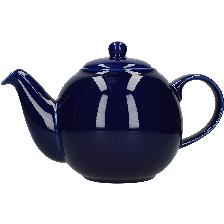
#> input picture 404CTF2023/IA/LePetitChat/fichier a supprimer de test/teapot.v2.png, 224 x 224 px
$ python v2-v3.match_both.py
#> lines starting #> are read from the running program, lines starting #| are printed output that depends on the picture
from PIL import Image, ImageOps
import numpy as np
from math import sqrt

# creating a image1 object
teap = Image.open("teapot.v2.png")
#> teap is the input picture: PIL image 224x224 RGB; mean R, G, B 181.3, 181.7, 190.7
chat = Image.open("chat.jpg")
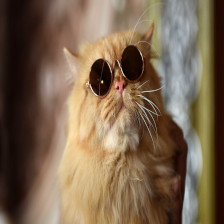
#> input picture 404CTF2023/IA/LePetitChat/chat.jpg, 224 x 224 px, found by its file name
#> chat is the input picture: PIL image 224x224 RGB; mean R, G, B 122.4, 101.3, 79
# im = Image.open("my_chat.v1.jpg")

teappx = teap.load()
chatpx = chat.load()
img = Image.new('RGB', (224, 224), color = 'red')
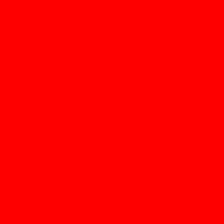
#> img: PIL image 224x224 RGB; mean R, G, B 255, 0, 0

for x in range(224): # for every pixel:
    for y in range(224):
        r1,g1,b1 = teappx[x,y]
        r2,g2,b2 = chatpx[x,y]

        a = 40
        if (r1+g1+b1)//3 > 70:
            a = 40
            img.putpixel((x, y), (min(r2+a, 255),min(g2+a, 255),min(b2+a, 255)))#(r,g,b))
        else:
            a = -40
            img.putpixel((x, y), (max(r2+a, 0),max(g2+a, 0),max(b2+a, 0)))#(r,g,b))
            img.putpixel((x, y), (r2,g2,b2))
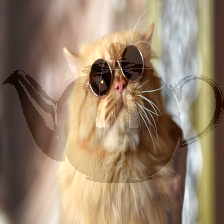
#> img: PIL image 224x224 RGB; mean R, G, B 151, 130, 107.7

        # img.putpixel((x, y), (r,g,b))#(r,g,b))

img.save("teapot.v3.png")
